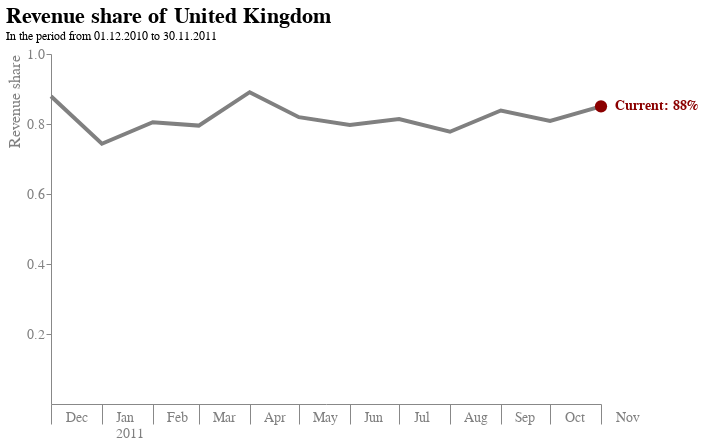

Source (notebook cell):
### Markdown cell above
#### Chart Beschreibung
Neben der gesamten Umsatzverteilung soll auch der Verlauf dargestellt werden, um mögliche Rückgänge / Zuwächse darzustellen. Als Visualisierungsart wird dabei ein Liniendiagramm verwendet, um das Umsatz-Verhältnis von UK über die Monate darzustellen, da der Umsatzanteil so hoch ist wird nicht der Rest der Welt angezeigt (aufgrund der Skalierung des Graphs - der Abstand der Linien wäre zu groß und würde die leichte Übersicht stören). Durch die Nähe des Textes an dem letzten Datenpunkt des Chartes (Proximity) wird die (Text-)Information mit der Schrift zusätzlich assoziiert. Der Fokus wird gezielt mit (hue) Farbe (rot) auf den Text und somit auf den letzten Stand des Umsatzanteils des Landes UK gelegt. Der Chart nutzt das einheitliche Farbdesign der vorherigen Charts und ist möglichst übersichtlich gestaltet, indem nur die nötigsten Informationen dargestellt werden.

### Code cell
line_chart = alt.Chart(df_plot).mark_line().encode(
    x=alt.X("Date:T",
            axis=alt.Axis(title=None, 
                          labelAngle=0,
                          grid=False,
                          labelExpr="[timeFormat(datum.value, '%b'), timeFormat(datum.value,'%m')=='01' ? timeFormat(datum.value,'%Y'):'']",
                          labelOffset=14,
                          labelPadding=-14,
                          labelAlign="left",
                          tickSize={
                            "condition": {"test": {"field": "value", "timeUnit": "month", "equal": 1}, "value": 20},
                            "value": 20
                            },
                        
                          )),
    y=alt.Y("Revenue_Share:Q",
            scale=alt.Scale(domain=[0, 1]),
            axis=alt.Axis(title = "Revenue share",
                          grid=False,
                          labelAngle=0,
                          titleAnchor="end",
                          values=[0.2,0.4,0.6,0.8,1.0])),
    color=alt.value("grey"),
    strokeWidth=alt.value(4),
).properties(
    title={"text":["Revenue share of United Kingdom"], "subtitle":["In the period from 01.12.2010 to 30.11.2011"]},
    width=550,
    height=350
)

bubble = alt.Chart(df_plot_2).mark_circle(opacity=1, size=150).encode(
    alt.X("Date:T"),
    alt.Y("Revenue_Share:Q"),
    color=alt.value("darkred")
)

label = alt.Chart(df_plot_2).mark_text(align="left", dx=14, size=14, fontWeight="bold", color="darkred").encode(
    alt.X("Date:T", aggregate="max"),
    alt.Y("Revenue_Share:Q", aggregate={"argmax": "Date"}),
    text=alt.value("Current: 88%")
)

alt.layer(line_chart, bubble, label).configure_view(
    strokeWidth=0
).configure_title(
    fontSize=22,
    font="Arial",
    color="black",
    anchor="start"
).configure_axis(
    labelFont="Arial",
    titleFont="Arial",
    labelFontSize=14,
    titleFontSize=16,
    titleFontWeight="normal",
    labelColor="grey",
    titleColor="grey"
)

### Figure 1 — Vega-Lite specification as saved in the notebook (floating-point values rounded to 4 significant figures)
{"config": {"view": {"continuousWidth": 400, "continuousHeight": 300, "strokeWidth": 0}, "axis": {"labelColor": "grey", "labelFont": "Arial", "labelFontSize": 14, "titleColor": "grey", "titleFont": "Arial", "titleFontSize": 16, "titleFontWeight": "normal"}, "title": {"anchor": "start", "color": "black", "font": "Arial", "fontSize": 22}}, "layer": [{"data": {"name": "data-564944d8218d048c60555a31c2178db4"}, "mark": "line", "encoding": {"color": {"value": "grey"}, "strokeWidth": {"value": 4}, "x": {"axis": {"grid": false, "labelAlign": "left", "labelAngle": 0, "labelExpr": "[timeFormat(datum.value, '%b'), timeFormat(datum.value,'%m')=='01' ? timeFormat(datum.value,'%Y'):'']", "labelOffset": 14, "labelPadding": -14, "tickSize": {"condition": {"test": {"field": "value", "timeUnit": "month", "equal": 1}, "value": 20}, "value": 20}, "title": null}, "field": "Date", "type": "temporal"}, "y": {"axis": {"grid": false, "labelAngle": 0, "title": "Revenue share", "titleAnchor": "end", "values": [0.2, 0.4, 0.6, 0.8, 1.0]}, "field": "Revenue_Share", "scale": {"domain": [0, 1]}, "type": "quantitative"}}, "height": 350, "title": {"text": ["Revenue share of United Kingdom"], "subtitle": ["In the period from 01.12.2010 to 30.11.2011"]}, "width": 550}, {"data": {"name": "data-8f8ffded3fd0169b443f8aabd295a840"}, "mark": {"type": "circle", "opacity": 1, "size": 150}, "encoding": {"color": {"value": "darkred"}, "x": {"field": "Date", "type": "temporal"}, "y": {"field": "Revenue_Share", "type": "quantitative"}}}, {"data": {"name": "data-8f8ffded3fd0169b443f8aabd295a840"}, "mark": {"type": "text", "align": "left", "color": "darkred", "dx": 14, "fontWeight": "bold", "size": 14}, "encoding": {"text": {"value": "Current: 88%"}, "x": {"aggregate": "max", "field": "Date", "type": "temporal"}, "y": {"aggregate": {"argmax": "Date"}, "field": "Revenue_Share", "type": "quantitative"}}}], "$schema": "https://vega.github.io/schema/vega-lite/v4.17.0.json", "datasets": {"data-564944d8218d048c60555a31c2178db4": [{"index": 12, "Month": 1, "Year": 2011, "Revenue": 350700.0, "Revenue_Share": 0.7436, "Day": 1, "Date": "2011-01-01T00:00:00"}, {"index": 13, "Month": 2, "Year": 2011, "Revenue": 349600.0, "Revenue_Share": 0.8051, "Day": 1, "Date": "2011-02-01T00:00:00"}, {"index": 14, "Month": 3, "Year": 2011, "Revenue": 456400.0, "Revenue_Share": 0.7954, "Day": 1, "Date": "2011-03-01T00:00:00"}, {"index": 15, "Month": 4, "Year": 2011, "Revenue": 375500.0, "Revenue_Share": 0.8909, "Day": 1, "Date": "2011-04-01T00:00:00"}, {"index": 16, "Month": 5, "Year": 2011, "Revenue": 533300.0, "Revenue_Share": 0.8195, "Day": 1, "Date": "2011-05-01T00:00:00"}, {"index": 17, "Month": 6, "Year": 2011, "Revenue": 511100.0, "Revenue_Share": 0.7972, "Day": 1, "Date": "2011-06-01T00:00:00"}, {"index": 18, "Month": 7, "Year": 2011, "Revenue": 472700.0, "Revenue_Share": 0.814, "Day": 1, "Date": "2011-07-01T00:00:00"}, {"index": 19, "Month": 8, "Year": 2011, "Revenue": 476800.0, "Revenue_Share": 0.7779, "Day": 1, "Date": "2011-08-01T00:00:00"}, {"index": 20, "Month": 9, "Year": 2011, "Revenue": 773800.0, "Revenue_Share": 0.8386, "Day": 1, "Date": "2011-09-01T00:00:00"}, {"index": 21, "Month": 10, "Year": 2011, "Revenue": 777900.0, "Revenue_Share": 0.8088, "Day": 1, "Date": "2011-10-01T00:00:00"}, {"index": 22, "Month": 11, "Year": 2011, "Revenue": 947700.0, "Revenue_Share": 0.8506, "Day": 1, "Date": "2011-11-01T00:00:00"}, {"index": 23, "Month": 12, "Year": 2010, "Revenue": 482100.0, "Revenue_Share": 0.8791, "Day": 1, "Date": "2010-12-01T00:00:00"}], "data-8f8ffded3fd0169b443f8aabd295a840": [{"index": 22, "Month": 11, "Year": 2011, "Revenue": 947700.0, "Revenue_Share": 0.8506, "Day": 1, "Date": "2011-11-01T00:00:00"}]}}
